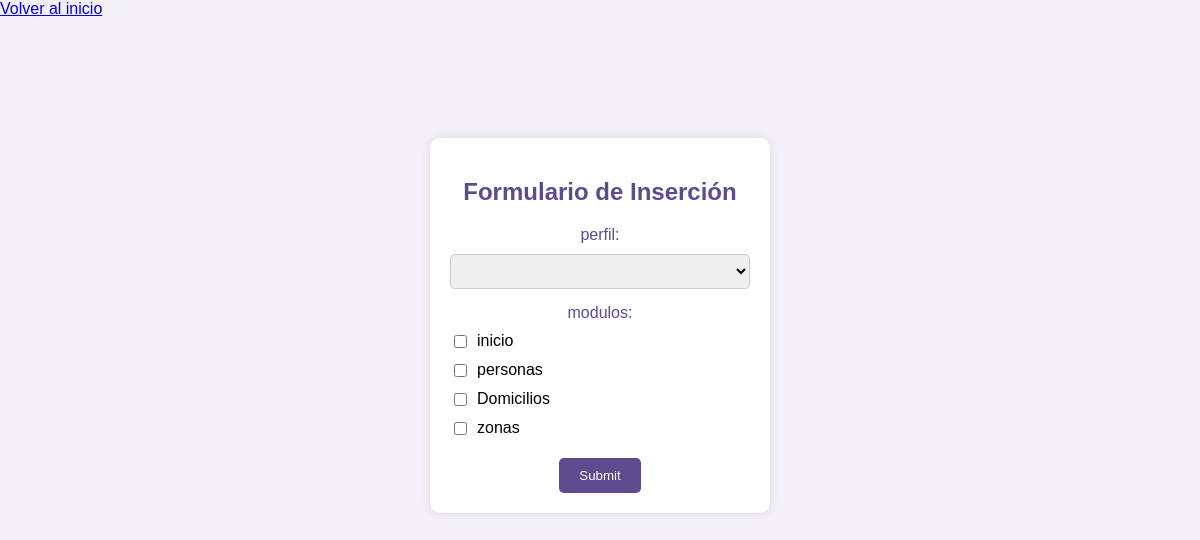
/php/modulosPorPerfil/index.php, run on the app's committed database.
### tables this page shows
CREATE TABLE `modulo` (
  `id_modulo` int(11) NOT NULL,
  `descripcion_modulo` varchar(50) DEFAULT NULL,
  `estado` tinyint(1) DEFAULT 1
);

### php/modulosPorPerfil/index.php (the view, shortened to what this page needs)
<?php
    $conexion = new mysqli("localhost","root","","proyecto_pp2");
    $sql = "SELECT id_modulo,descripcion_modulo FROM modulo";
    $resultado = $conexion->query($sql);
?>
<html lang="en">
<head>
</head>
<body>
    <a href="<?php echo BASE_URL. 'index_tincho.php'; ?>" class="volver">Volver al inicio</a>
    <form action="<?php $_SERVER['PHP_SELF']; ?>" method="POST">
        <h2>Formulario de Inserci&oacute;n</h2>
        <label for="perfil">perfil:</label>
        <div class="perfilXerror">
            <select name="perfil" id="perfil" class="inputs">
            </select>
        </div>
        <label for="modulos">modulos:</label>
        <div id="modulos">
            <?php foreach ($resultado as $reg) :?>
                <div>
                    <input type="checkbox" name="modulos[]" value="<?php echo $reg['id_modulo']; ?>">
                    <?php echo $reg['descripcion_modulo'];?>
                </div>
            <?php endforeach; ?>
        </div>
        <div class="boton-submit">
            <button type="submit" id="botonSubmit" name="boton-submit">Submit</button>
        </div>
    </form>
</body>
</html>

### php/modulosPorPerfil/index.php (style rules this page uses)
body { justify-content: center; align-items: center; height: 100vh; background-color: #f3f0f9; margin: 0; font-family: Arial, sans-serif; }
form { margin: auto; margin-top: 15vh; background-color: #fff; padding: 20px; border-radius: 10px; box-shadow: 0 0 10px rgba(0, 0, 0, 0.1); width: 300px; text-align: center; }
h2 { color: #5e4a8f; }
label { display: block; margin-top: 15px; color: #5e4a8f; }
.perfilXerror { margin-top: 5px; }
.inputs { width: 100%; padding: 8px; margin-top: 5px; border: 1px solid #ccc; border-radius: 5px; }
#modulos div { display: flex; align-items: center; margin-top: 10px; }
#modulos input[type="checkbox"] { margin-right: 10px; accent-color: pink; }
.boton-submit { margin-top: 20px; }
button { background-color: #5e4a8f; color: #fff; padding: 10px 20px; border: none; border-radius: 5px; cursor: pointer; }

### data on the page
modulo: descripcion_modulo "inicio"
modulo: descripcion_modulo "personas"
modulo: descripcion_modulo "Domicilios"
modulo: descripcion_modulo "zonas"
